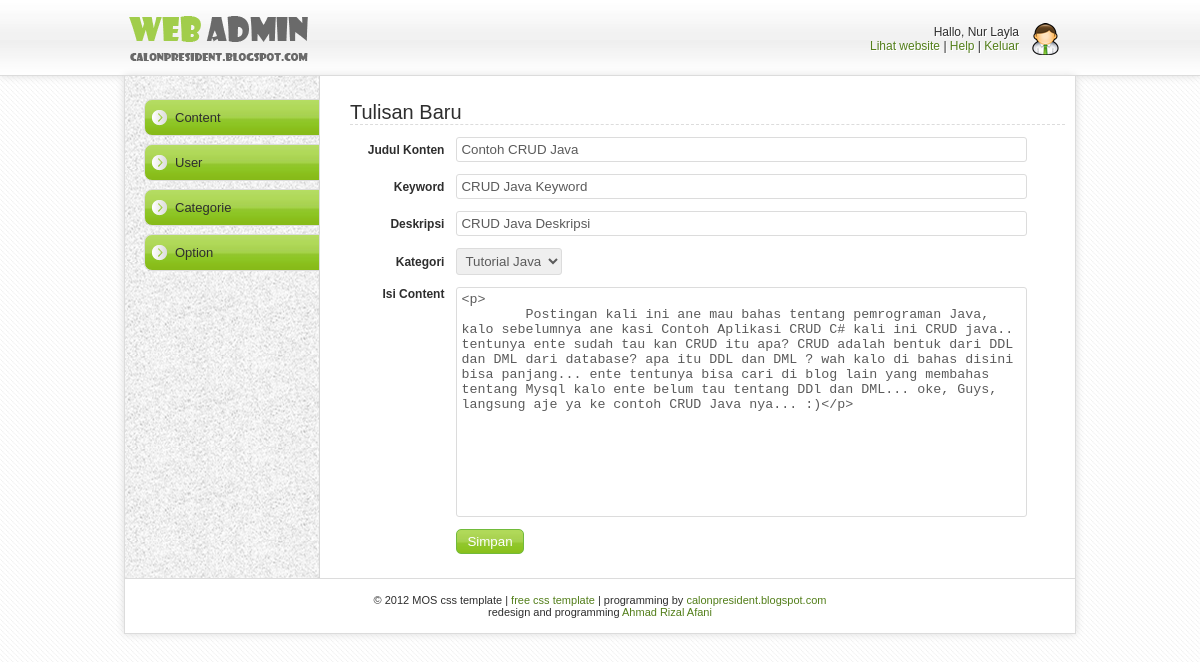
The app's page /index.php?page=write&action=edit&kode=1 (signed in) with its own data.
### tables this page shows
CREATE TABLE `content` (
  `kode_content` int(5) NOT NULL AUTO_INCREMENT,
  `judul_content` varchar(50) DEFAULT 'kosong',
  `kode_kategori` int(5) DEFAULT NULL,
  `tanggal` datetime DEFAULT NULL,
  `penulis` varchar(30) DEFAULT NULL,
  `content` text NOT NULL,
  `keyword` text NOT NULL,
  `deskripsi` text NOT NULL,
  PRIMARY KEY (`kode_content`)
);

### function.php (called while the page is built, shortened)
<?php
	function to_array($data){
		$result = array();
		while($hasil = mysql_fetch_array($data)){
			$result[] = $hasil;
		}
		return $result;
	}
	function get_content($where = ""){
		$data = mysql_query("select content.*,kategori.judul_kategori from content inner join kategori on content.kode_kategori = kategori.kode_kategori $where order by content.kode_content desc;") or die ("query error");
		return to_array($data);
	}
	function get_categories($where = ""){
		$data = mysql_query("select * from kategori $where;") or die ("query error");
		return to_array($data);
	}
?>

### write.php (the view, shortened to what this page needs)
<?php
	$judul_content = "";
	$description = "";
	$keyword = "";
	$kode_kategori = "";
	$isi = "";
	$data_kategori = get_categories();
	if(isset($_GET['action'])){
		if($_GET['action'] == "edit"){
			$data = get_content("where content.kode_content = '".$_GET['kode']."'");
			foreach($data as $content){
				$judul_content = $content["judul_content"];
				$description = $content["deskripsi"];
				$keyword = $content["keyword"];
				$kode_kategori = $content["kode_kategori"];
				$isi = $content["content"];
			}
		}
	}
?>
<div id="rightContent">
	<h3>Tulisan Baru</h3>
    <form method="post" action="content_manager.php">
   	<table width="95%">
			<tr><td width="15%;" align="right"><b>Judul Konten</b></td><td> <input type="text" value="<?php echo $judul_content; ?>" class="panjang" name="judul_content"></td></tr>
            <tr><td width="15%;" align="right"><b>Keyword</b></td><td><input type="text" value="<?php echo $keyword; ?>" class="panjang" name="keyword"></td></tr>
            <tr><td width="15%;" align="right"><b>Deskripsi</b></td><td><input type="text" value="<?php echo $description; ?>" class="panjang" name="deskripsi"></td></tr>
			<tr><td width="15%;" align="right"><b>Kategori</b></td><td>
				<select name="kode_kategori">
                <?php foreach($data_kategori as $k){ if($k['kode_kategori'] == $kode_kategori){?>
                	<option value="<?php echo $k['kode_kategori']; ?>" selected="selected"><?php echo $k['judul_kategori']; ?></option>
                    <?php } else{ ?>
					<option value="<?php echo $k['kode_kategori']; ?>"><?php echo $k['judul_kategori']; ?></option>
                <?php } } ?>
				</select>
			</td></tr>
			<tr><td align="right" valign="top"><b>Isi Content</b></td><td><textarea id="editor1" name="content"><?php echo $isi; ?></textarea></td></tr>
			<tr><td></td><td>
			<input type="submit" class="button" value="Simpan" />
			</td></tr>
	</table>
    </form>
</div>

### css/style.css (style rules this page uses)
body { background: url(../images/latar.jpg); margin: 0; padding: 0; font-family: Arial; font-size: 12px; color: #2e2e2e; text-align: center; }
input { padding: 4px;color: #5b5b5b;border: 1px solid #dcdcdc; -moz-border-radius: 3px;-webkit-border-radius: 3px;-o-border-radius: 3px; }
input.panjang { width: 100%; }
.button { cursor: pointer; padding: 4px 10px 4px 10px; color: #fff; background: url(../images/green.jpg) repeat left center; border: 1px solid #71bb3b; -moz-border-radius: 5px; -webkit-border-radius: 5px; -o-border-radius: 5px; }
select { padding: 4px;color: #5b5b5b;border: 1px solid #dcdcdc; -moz-border-radius: 3px;-webkit-border-radius: 3px;-o-border-radius: 3px; }
textarea { padding: 4px;color: #5b5b5b;border: 1px solid #dcdcdc; -moz-border-radius: 3px;-webkit-border-radius: 3px;-o-border-radius: 3px; width: 100%; height: 230px;resize: none; }
table { border:none;font-size: 12px; }
td { border:none; padding: 5px; }
#rightContent { width: 725px; padding: 5px; float: right; border-left: 0px solid #dcdcdc; text-align: left; background: #fff; }
#rightContent h3 { font-size: 20px; font-weight: normal; padding: 0; margin: 5px; border-bottom: 1px dashed #dcdcdc; }

### records on screen
content: judul_content "Contoh CRUD Java", keyword "CRUD Java Keyword", deskripsi "CRUD Java Deskripsi", content "<p> Postingan kali ini ane mau bahas tentang pemrograman Java, kalo sebelumnya ane kasi Contoh Aplikasi CRUD C# kali ini CRUD java.. tentunya ente sudah tau kan CRUD itu apa? CRUD adalah bentuk dari DDL dan DML dari database? apa itu DDL dan DML ? wah kalo di bahas disini bisa panjang... ente tentunya bisa cari di blog lain yang membahas tentang Mysql kalo ente belum tau tentang DDl dan DML... oke, Guys, langsung aje ya ke contoh CRUD Java nya... :)</p>"

### other values on screen
$_SESSION['user']['nama_lengkap'] "Nur Layla"
form field kode_kategori "Tutorial Java"
